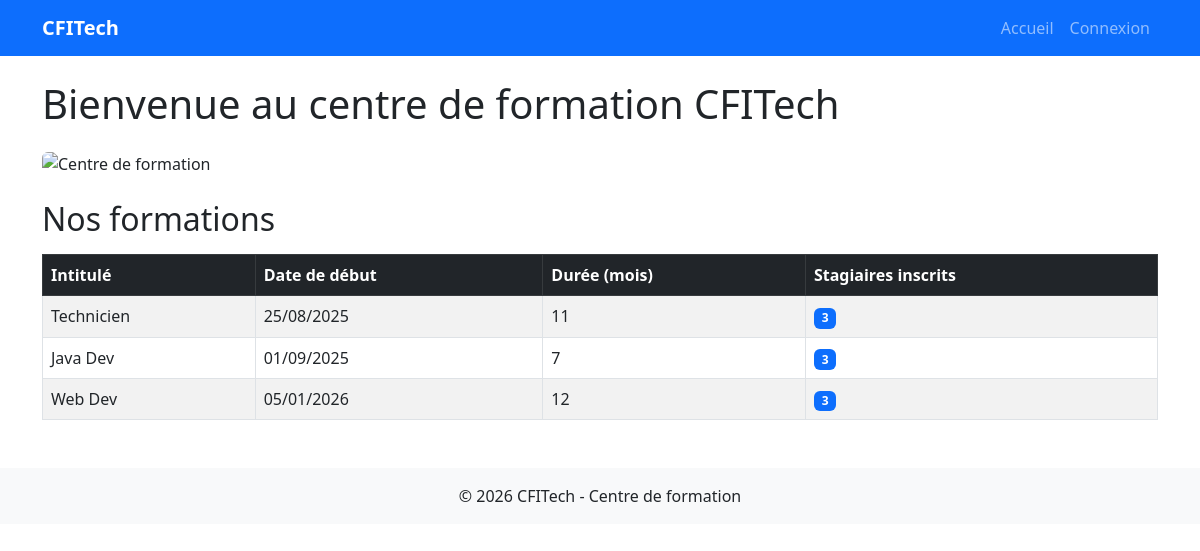
The page / on the database its author committed.
### tables this page shows
CREATE TABLE `formations` (
    `id`         INT AUTO_INCREMENT PRIMARY KEY,
    `intitule`   VARCHAR(100) NOT NULL,
    `nb_mois`    INT          NOT NULL,
    `date_debut` DATE         NOT NULL
);

### index.php (the view, shortened to what this page needs)
<?php
require_once __DIR__ . '/config/db.php';
require_once 'header.php';
$sql = "SELECT f.*, COUNT(s.id) AS nb_stagiaires
        FROM formations f
        LEFT JOIN stagiaires s ON f.id = s.formation_id
        GROUP BY f.id
        ORDER BY f.date_debut ASC";
$formations = $pdo->query($sql)->fetchAll();
?>
<h1 class="mb-4">Bienvenue au centre de formation CFITech</h1>
<img src="https://images.unsplash.com/photo-1522071820081-009f0129c71c?w=1200&h=300&fit=crop"
     class="img-fluid rounded mb-4" alt="Centre de formation">
<h2 class="mb-3">Nos formations</h2>
<?php if (empty($formations)): ?>
    <div class="alert alert-info">Aucune formation enregistrée.</div>
<?php else: ?>
<table class="table table-striped table-bordered">
    <thead class="table-dark">
        <tr>
            <th>Intitulé</th>
            <th>Date de début</th>
            <th>Durée (mois)</th>
            <th>Stagiaires inscrits</th>
        </tr>
    </thead>
    <tbody>
        <?php foreach ($formations as $row): ?>
        <tr>
            <td><?= htmlspecialchars($row['intitule']) ?></td>
            <td><?= date('d/m/Y', strtotime($row['date_debut'])) ?></td>
            <td><?= (int)$row['nb_mois'] ?></td>
            <td><span class="badge bg-primary"><?= (int)$row['nb_stagiaires'] ?></span></td>
        </tr>
        <?php endforeach; ?>
    </tbody>
</table>
<?php endif; ?>
<?php require_once 'footer.php'; ?>

### rows shown on the page
formations: intitule "Technicien", date_debut "25/08/2025", nb_mois "11", nb_stagiaires "3"
formations: intitule "Java Dev", date_debut "01/09/2025", nb_mois "7", nb_stagiaires "3"
formations: intitule "Web Dev", date_debut "05/01/2026", nb_mois "12", nb_stagiaires "3"
